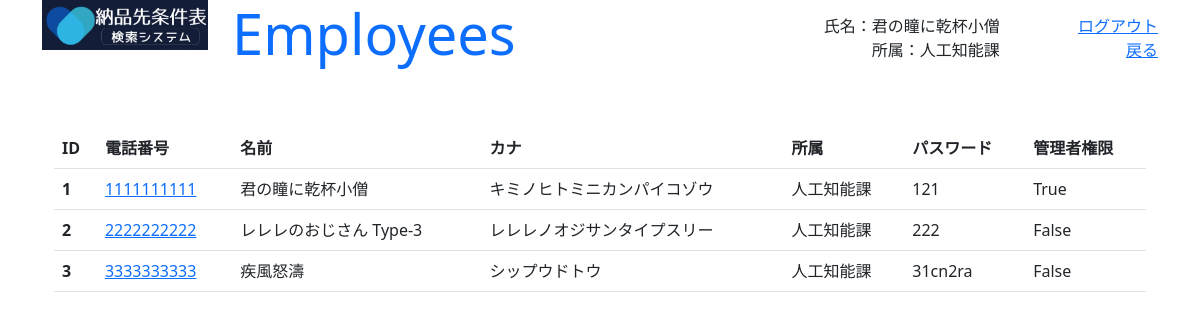
Before: /show_employees (signed in) with the older database file.
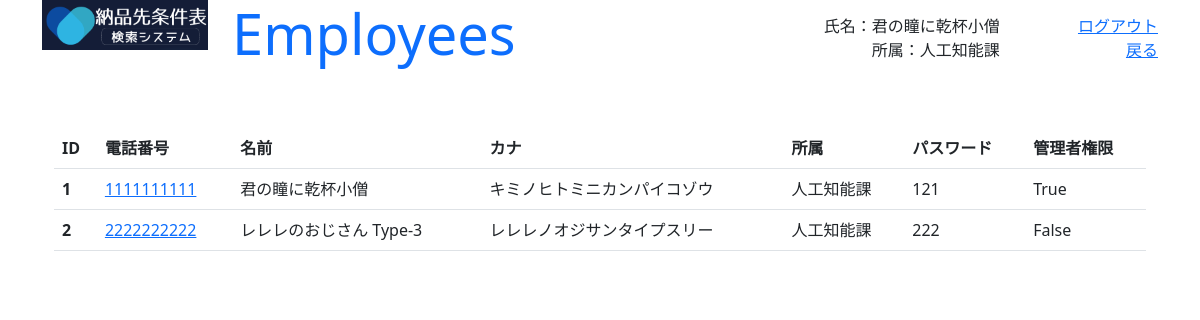
After: the same page with the newer database file.
### GreenLine/models.py (models this page shows, shortened)
class Employee(models.Model) :
    organization = models.ForeignKey(Organization, on_delete=models.CASCADE)
    name = models.CharField(max_length=200, default='')
    kana_regex = RegexValidator(regex=r'^[ァ-ヴ]+$', message='カナはカタカナのみ入力できます')
    kana = models.CharField(validators=[kana_regex], max_length=200, default='')
    phone_regex = RegexValidator(regex=r'^[0-9]+$', message='電話番号は半角数字のみ入力できます')
    phone = models.CharField(validators=[phone_regex], max_length=200, default='')
    password = models.CharField(max_length=16, default='')
    auth = models.BooleanField(default=False)

class Organization(models.Model) :
    name = models.CharField(max_length=200, default='')

### GreenLine/views.py (the view)
# urls.py: path('show_employees', show_employees, name="show_employees"),
@csrf_exempt
def show_employees(request) :
    employee = get_employee(request, True)
    if not employee :
        return redirect('admin_login')
    params = {
        'title' : 'Employees',
        'msg' : '',
        'name' : employee.name,
        'organizaion' : employee.organization.name,
        'list' : Employee.objects.all(),
    }
    return render(request, 'show_employees.html', params)

### GreenLine/views.py (called while the page is built)
def get_employee(request, auth_flg) :
    if not 'employee' in request.session :
        return None
    employee = Employee.objects.filter(id=request.session['employee']).first()
    if not employee :
        return None
    if auth_flg and not employee.auth :
        return None
    return employee

### GreenLine/templates/show_employees.html (shortened to what this page needs)
{% load static %}
<!doctype html>
<html lang="ja">
<head>
    <link href="https://cdn.jsdelivr.net/npm/bootstrap@5.3.0-alpha1/dist/css/bootstrap.min.css" rel="stylesheet">
</head>
<body class="container" style="height: 95vh;">
    <div class="row align-items-start">
        <div class="col-2"><img src="{% static 'title.png' %}" width="100%"></div>
        <div id="main_header" class="col-10 container" style="height: 10vh; padding-bottom: 10px;">
            <div class="row align-items-center">
            <div class="col-6 text-start"><h1 class="display-4 text-primary">{{ title }}</h1></div>
            <div class="col-4 container">
                <div class="row"><div class="col text-end">氏名：{{ name }}</div></div>
                <div class="row"><div class="col text-end">所属：{{ organizaion }}</div></div>
            </div>
            <div class="col-2 container">
                <div class="row"><div class="col text-end"><a href="{% url 'admin_login' %}">ログアウト</a></div></div>
                <div class="row"><div class="col text-end"><a href="{% url 'admin_main' %}">戻る</a></div></div>
            </div>
            </div>
        </div>
    </div>
    <div id="employees_list" class="container mt-5">
        <table class=table>
            <thead>
                <tr>
                    <th scope="col">ID</th>
                    <th scope="col">電話番号</th>
                    <th scope="col">名前</th>
                    <th scope="col">カナ</th>
                    <th scope="col">所属</th>
                    <th scope="col">パスワード</th>
                    <th scope="col">管理者権限</th>
                </tr>
            </thead>
            <tbody>
            {% for e in list %}
                <tr>
                    <th scope="row">{{ e.id }}</th>
                    <td><a href="{% url 'employee' e.id 0 %}">{{ e.phone }}</a></td>
                    <td>{{ e.name }}</td>
                    <td>{{ e.kana }}</td>
                    <td>{{ e.organization.name }}</td>
                    <td>{{ e.password }}</td>
                    <td>{{ e.auth }}</td>
                </tr>
            {% endfor %}
            </tbody>
        </table>
    </div>
</body>
</html>

Changed rows visible on the page:
removed Employee: id "3", phone "3333333333", name "疾風怒濤", kana "シップウドトウ", organization.name "人工知能課", password "31cn2ra", auth "False"
